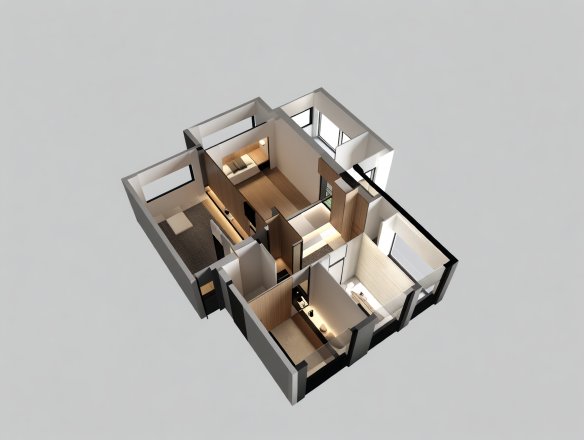
#> input picture _iteration/run-2026-09-02-control-path-survey/万相-doodle/run1-seed12345.png, 1168 x 880 px, found by its file name (shown at 1/2 size)
$ python '做小尺寸.py'
#> lines starting #> are read from the running program, lines starting #| are printed output that depends on the picture
"""把 run1（1168x880）LANCZOS 缩到 683x512（高刚好到下限 512，保持 4:3），试超分对小图放不放大——
584x440 那次被拒（高 <512），这次踩着下限。"""
import os, pathlib
from PIL import Image

SRC = pathlib.Path("/Users/baitianxing/codes/ishome-render3d/_iteration/run-2026-09-02-control-path-survey/万相-doodle/run1-seed12345.png")
OUT = pathlib.Path(__file__).with_name("run1-small-683x512.png")
im = Image.open(SRC).convert("RGB").resize((683, 512), Image.LANCZOS)
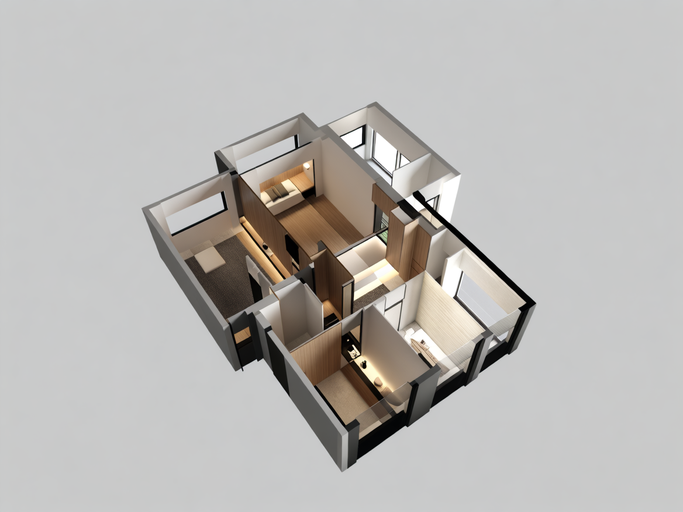
#> im: PIL image 683x512 RGB; mean R, G, B 185.2, 183.1, 180.4
im.save(OUT)
print(im.size, os.path.getsize(OUT) // 1024, "KB", OUT)
#| (683, 512) 229 KB _iteration/run-2026-09-05-wanx-superres-batch/run1-small-683x512.png

$ run again, with _iteration/run-2026-09-02-control-path-survey/万相-doodle/run4-seed1001.png copied over _iteration/run-2026-09-02-control-path-survey/万相-doodle/run1-seed12345.png
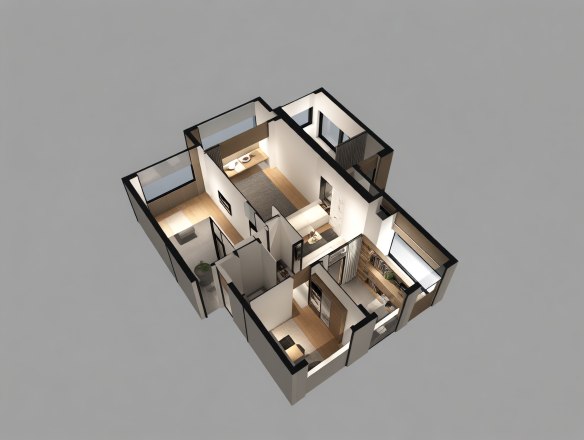
#> input picture _iteration/run-2026-09-02-control-path-survey/万相-doodle/run4-seed1001.png, 1168 x 880 px, found by its file name (shown at 1/2 size)
#> `im = Image.open(SRC).convert("RGB").resize((683, 512), Image.LANCZOS)`:
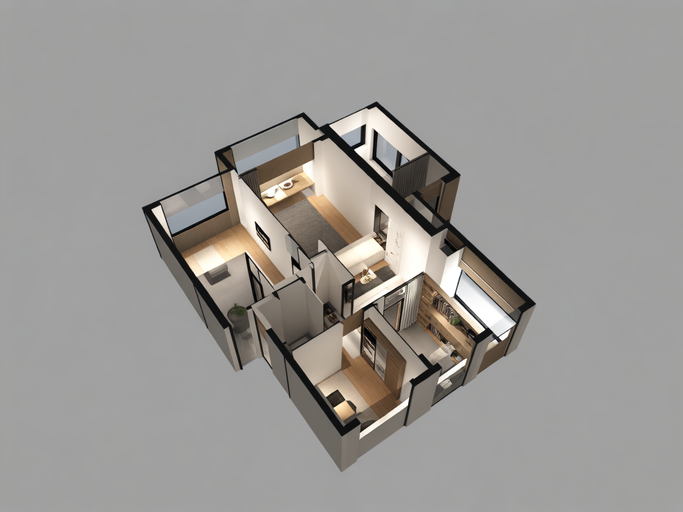
#> im: PIL image 683x512 RGB; mean R, G, B 154.9, 152.4, 149.5
#| (683, 512) 235 KB _iteration/run-2026-09-05-wanx-superres-batch/run1-small-683x512.png

$ run again, with _iteration/run-2026-09-02-control-path-survey/万相-doodle/montage.png copied over _iteration/run-2026-09-02-control-path-survey/万相-doodle/run1-seed12345.png
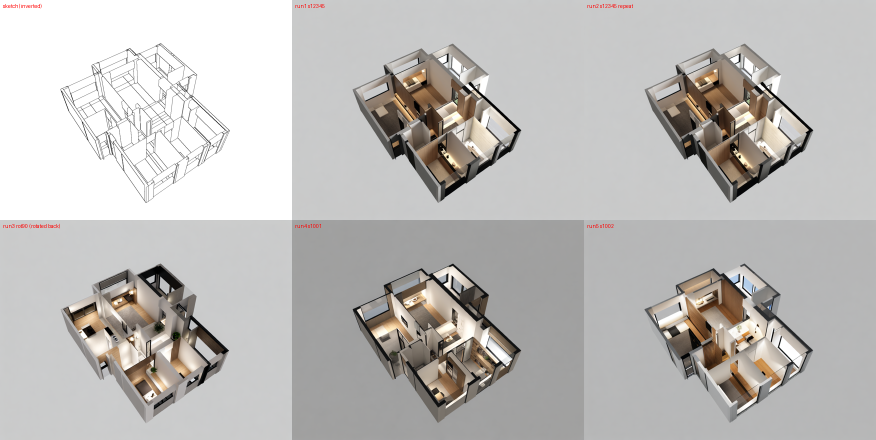
#> input picture _iteration/run-2026-09-02-control-path-survey/万相-doodle/montage.png, 1752 x 880 px, found by its file name (shown at 1/2 size)
#> `im = Image.open(SRC).convert("RGB").resize((683, 512), Image.LANCZOS)`:
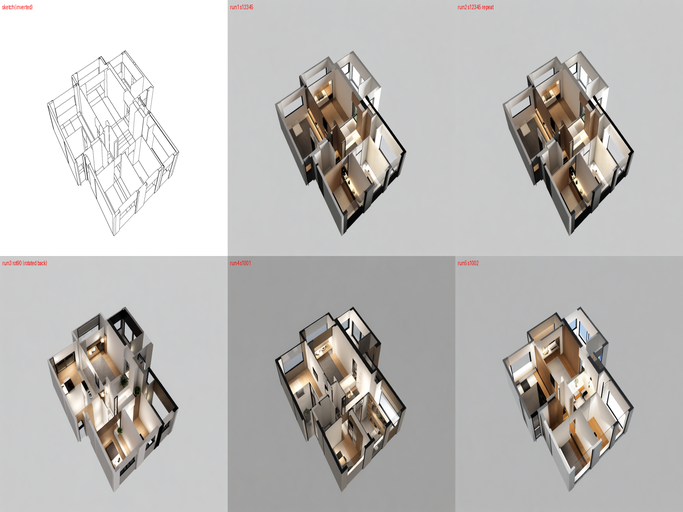
#> im: PIL image 683x512 RGB; mean R, G, B 190, 188, 185.8
#| (683, 512) 283 KB _iteration/run-2026-09-05-wanx-superres-batch/run1-small-683x512.png
